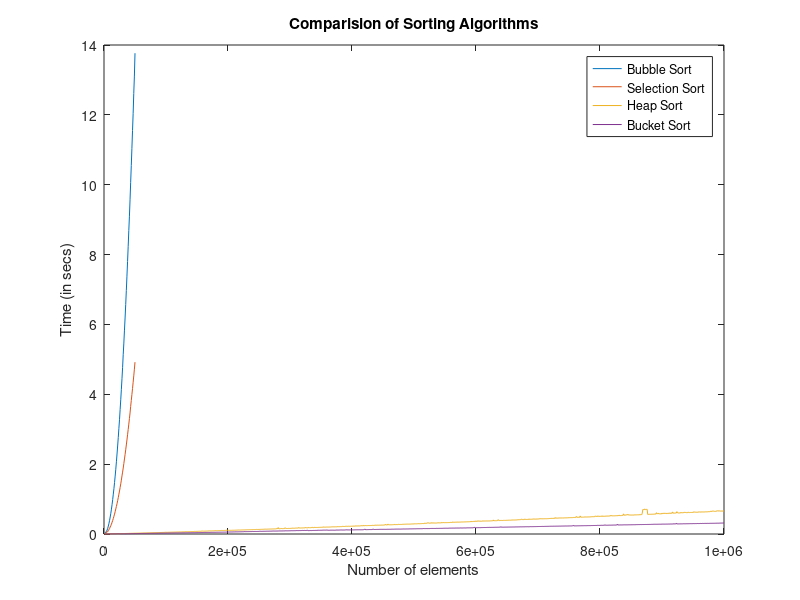

MATLAB code to generate this figure:
clc;close all;clear all;

% Load the timings
B = load('bubbleTimings.txt');
S = load('selectionTimings.txt');
H = load('heapTimings.txt');
BU = load('bucketTimings.txt');

rangeBubble = B(:,1);
rangeSelection = S(:,1);
rangeHeap = H(:,1);
rangeBucket = BU(:,1);

b_timings = B(:,2);
s_timings = S(:,2);
h_timings = H(:,2);
bu_timings = BU(:,2);

plot(rangeBubble, b_timings);
hold on
plot(rangeSelection , s_timings);
plot(rangeHeap, h_timings);
plot(rangeBucket, bu_timings);
hold off

xlabel('Number of elements');
ylabel('Time (in secs)');
legend('Bubble Sort', 'Selection Sort', 'Heap Sort', 'Bucket Sort');
title('Comparision of Sorting Algorithms');
